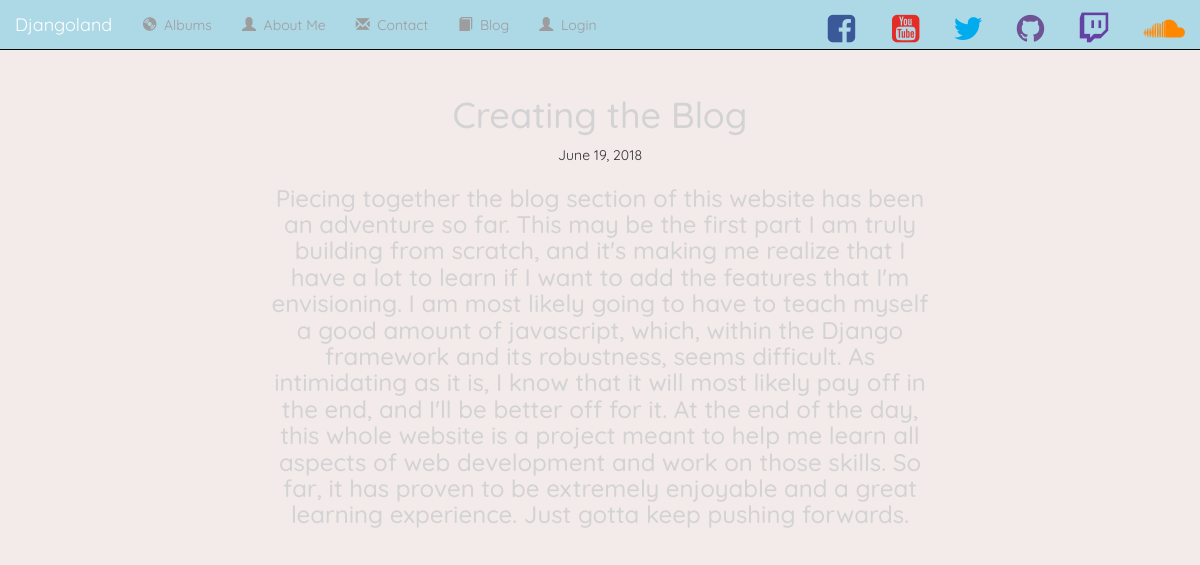
/BlogApp/6/, run on the app's committed database.
### BlogApp/models.py (models this page shows, shortened)
class BlogPost(models.Model):
    title = models.CharField(max_length=100)
    post = models.CharField(max_length=10000)
    link = models.URLField(max_length=1000, null=True, blank=True)
    img = models.URLField(max_length=1000, null=True, blank=True)
    date_added = models.CharField(max_length=20, null=True, blank=True)
    liked = models.BooleanField(default=False)

### BlogApp/views.py (the view)
# urls.py: path('<int:pk>/', BlogApp.views.PostView.as_view(), name='post-detail'),
class PostView(generic.DetailView):
    model = BlogPost
    template_name = 'Blog/post.html'
    context_object_name = 'post'

### BlogApp/templates/Blog/post.html (shortened to what this page needs)
{% extends 'base.html' %}
{% load staticfiles %}
{% block body %}
<body>
    <center>
        <div class="container">
            <div class="row">
                <h1><bold>{{ post.title }}</bold></h1>
                {% if post.date_added %}
                    <span>{{ post.date_added }}</span>
                {% endif %}
            </div>
            <div class="row">
                <h3 style="color:lightgrey; margin-left:250px; margin-right:250px">{{ post.post }}</h3>
            </div>
        </div>
    </center>
</body>
{% endblock %}

### My_Songs/static/My_Songs/style.css (style rules this page uses)
body { margin-top:75px; margin-bottom:50px; background-color: #F3EAEA; background-image: none; font-family: 'Quicksand', sans-serif; }
h1 { color:lightgrey; }
h3 { color:lightgrey; }

### data on the page
BlogPost: title "Creating the Blog", date_added "June 19, 2018", post "Piecing together the blog section of this website has been an adventure so far. This may be the first part I am truly building from scratch, and it's making me realize that I have a lot to learn if I want to add the features that I'm envisioning. I am most likely going to have to teach myself a good amount of javascript, which, within the Django framework and its robustness, seems difficult. As intimidating as it is, I know that it will most likely pay off in the end, and I'll be better off for it. At the end of the day, this whole website is a project meant to help me learn all aspects of web development and work on those skills. So far, it has proven to be extremely enjoyable and a great…"
